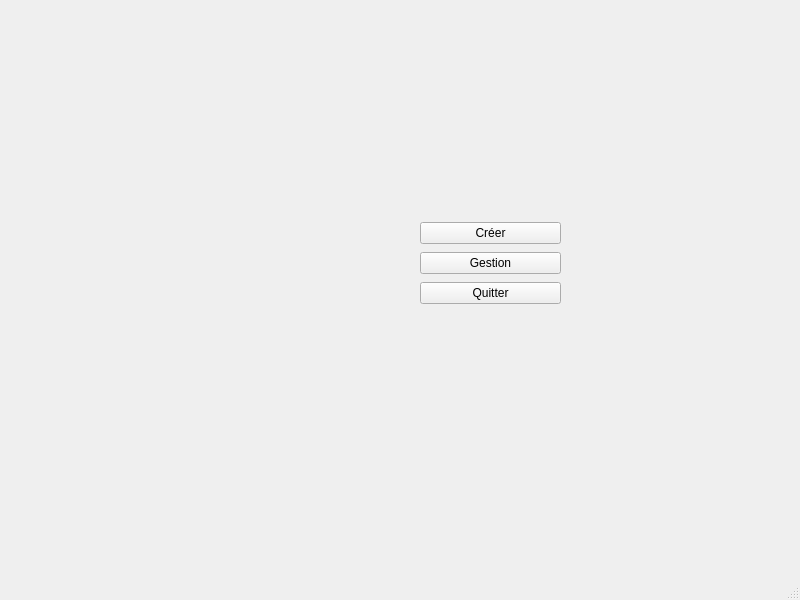
<?xml version="1.0" encoding="UTF-8"?>
<ui version="4.0">
 <class>MainWindow</class>
 <widget class="QMainWindow" name="MainWindow">
  <property name="geometry">
   <rect>
    <x>0</x>
    <y>0</y>
    <width>800</width>
    <height>600</height>
   </rect>
  </property>
  <property name="windowTitle">
   <string>MainWindow</string>
  </property>
  <widget class="QWidget" name="centralwidget">
   <widget class="QWidget" name="verticalLayoutWidget">
    <property name="geometry">
     <rect>
      <x>420</x>
      <y>220</y>
      <width>141</width>
      <height>89</height>
     </rect>
    </property>
    <layout class="QVBoxLayout" name="verticalLayout">
     <item>
      <widget class="QPushButton" name="Create_button">
       <property name="text">
        <string>Créer</string>
       </property>
      </widget>
     </item>
     <item>
      <widget class="QPushButton" name="Gestion_button">
       <property name="text">
        <string>Gestion</string>
       </property>
      </widget>
     </item>
     <item>
      <widget class="QPushButton" name="Quitter_button">
       <property name="text">
        <string>Quitter</string>
       </property>
      </widget>
     </item>
    </layout>
   </widget>
  </widget>
  <widget class="QMenuBar" name="menubar">
   <property name="geometry">
    <rect>
     <x>0</x>
     <y>0</y>
     <width>800</width>
     <height>22</height>
    </rect>
   </property>
  </widget>
  <widget class="QStatusBar" name="statusbar"/>
 </widget>
 <resources/>
 <connections/>
</ui>
